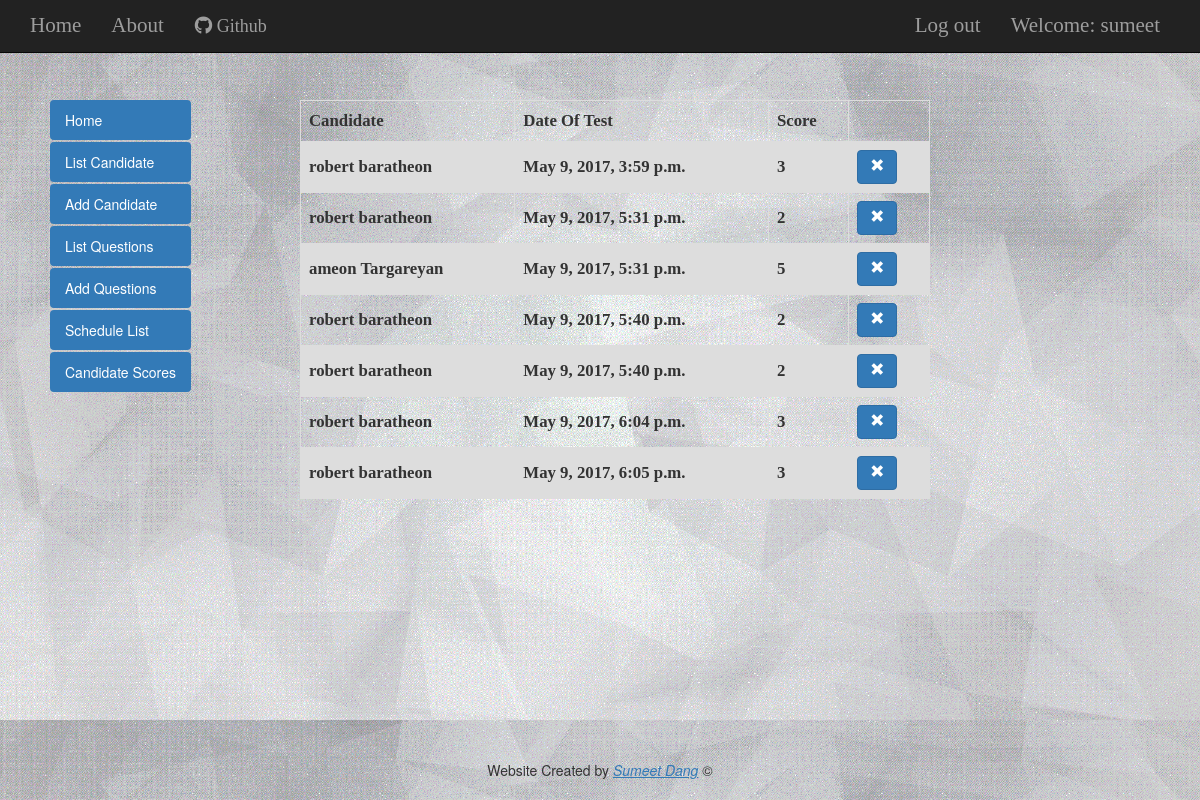
Before: /score_list/ (signed in) with the older database file.
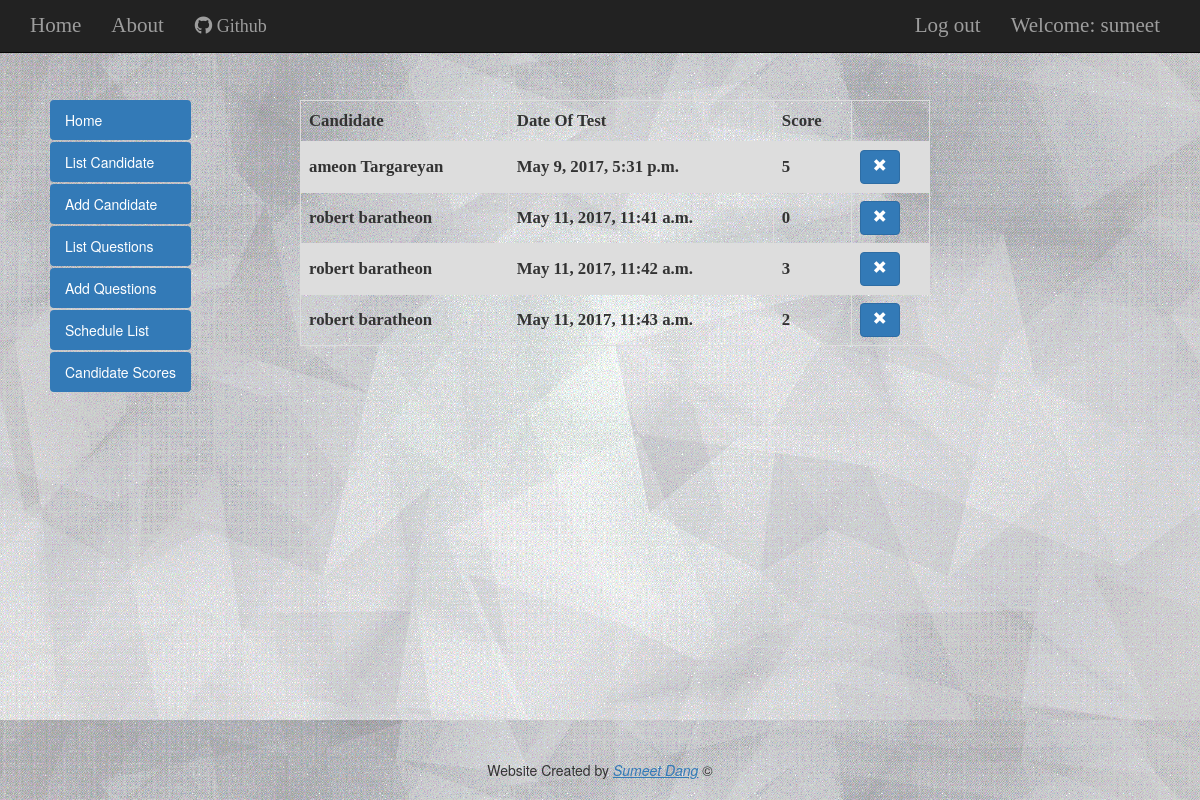
After: the same page with the newer database file.
### TestApp/models.py (models this page shows, shortened)
class CandidateScores(models.Model):
    candidate_name = models.ForeignKey('Candidate',on_delete=models.CASCADE)
    date_taken = models.DateTimeField()
    score = models.SmallIntegerField()

class Candidate(models.Model):
    id = models.AutoField(primary_key=True)
    first_name = models.CharField(max_length=100)
    last_name = models.CharField(max_length=100)
    email = models.EmailField(max_length=100)
    login_id = models.CharField(max_length=10,unique=True)
    password = models.CharField(max_length=10)
    def __str__(self):
        return self.first_name + " " + self.last_name

### TestApp/views.py (the view)
# urls.py: url(r'^score_list/$',admin_login(views.CandidateScoresListView.as_view()),name='score_list'),
class CandidateScoresListView(LoginRequiredMixin,ListView):
    login_url = '/accounts/login/'
    redirect_field_name = 'TestApp/index.html'
    template_name = 'candidatescore_list.html'
    form_class = CandidateScoresForm
    model = CandidateScores

### TestApp/views.py (called while the page is built)
def admin_login(view_func):
    def _decorator(request, *args, **kwargs):
        if(request.user.groups.filter(name__in=['Candidate']).exists()):
            return redirect(reverse('invalid_login'))
        else:
            response = view_func(request, *args, **kwargs)
            return response
    return wraps(view_func)(_decorator)

### TestApp/template/TestApp/candidatescore_list.html
{% extends 'base.html' %}
{% block content %}
<table class="score-table">
<tr>
  <th>Candidate</th>
  <th>Date Of Test</th>
  <th>Score</th>
  <th></th>
</tr>
        {% for candidatescore in object_list %}
            <tr>
                <td>{{ candidatescore.candidate_name }} </td>
                <td>{{ candidatescore.date_taken }} </td>
                <td>{{ candidatescore.score }} </td>
                <td><a class="btn btn-primary" href="{% url 'score_remove' pk=candidatescore.pk %}"><span class="glyphicon glyphicon-remove"></span></a></td>
            </tr>
        {% endfor %}
</table>
{% endblock %}

### TestApp/template/TestApp/base.html (shortened to what this page needs)
<!DOCTYPE html>
{% load staticfiles %}
<html>
  <head>
<link rel="stylesheet" href="https://maxcdn.bootstrapcdn.com/bootstrap/3.3.7/css/bootstrap.min.css">
<link rel="stylesheet" href="/static/css/TestApp.css">
  </head>
  <body>
    <nav class='navbar navbar-inverse navbar-fixed-top font-bitter'>
        <div class="container-fluid">
          <ul class='nav navbar-nav'>
            <li><a href="{% url 'index' %}">Home</a></li>
            <li><a href="{% url 'about' %}">About</a></li>
            <li><a class="btn btn-block btn-social btn-lg btn-google-plus" href="https://github.com/sumeet-dang/Online-Test-Application">
          <i class="fa fa-github"></i>
          Github
        </a></li>
          </ul>
          <ul class='nav navbar-nav navbar-right'>
            {% if user.is_authenticated %}
            <li>
              <a href="{% url 'logout' %}" >Log out</a>
            </li>
            <li>
              <a >Welcome: {{ user.username }}</a>
            </li>
              {% else %}
              <li><a class='nav navbar-right' href="{% url 'login' %}" >Login&nbsp&nbsp<span class="glyphicon glyphicon-user"></span></a></li>
            {% endif %}
          </ul>
        </div>
    </nav>
<br><br><br><br><br>
    <div class="activity-list" id="base_list">
    <ul class="nav nav-pills nav-stacked">
      <li role="presentation" class="active"><a href="{% url 'index' %}">Home</a></li>
      <li role="presentation" class="active"><a href="{% url 'candidate_list' %}">List Candidate</a></li>
      <li role="presentation" class="active"><a href="{% url 'candidate_new' %}">Add Candidate</a></li>
      <li role="presentation" class="active"><a href="{% url 'question_list' %}">List Questions</a></li>
      <li role="presentation" class="active"><a href="{% url 'question_new' %}">Add Questions</a></li>
      <li role="presentation" class="active"><a href="{% url 'schedule_list' %}">Schedule List</a></li>
      <li role="presentation" class="active"><a href="{% url 'score_list' %}">Candidate Scores</a></li>
    </ul>
</div>
  <div class="template-content">
  {% block content %}
  {% endblock %}
</div>
<div class="footer">
  <p>Website Created by <a href="mailto:sumeet.dang101@gmail.com?Subject=Online%20Portal" target="_top" class="emphasize">Sumeet Dang</a> ©</p>
</div>
  </body>
</html>

### TestApp/static/css/TestApp.css (style rules this page uses)
body { background-image: url(../Images/background1.gif); background-size: cover!important; background-repeat:repeat; background-size: 100%; }
.footer { position: fixed; right: 0; bottom: 0; left: 0; padding: 1rem; text-align: center; }
.font-bitter { font-family: 'Bitter', serif; font-size:1.5em; }
.navbar-right { margin-right:10px; }
.activity-list { margin-left:50px; border:black; float: left; height: 100%; width: auto; }
.template-content { margin-left:300px; height: 100%; }
table { border-collapse: collapse; }
td { padding-top: .5em; padding-bottom: .5em; }
.emphasize { font-style: italic; font-weight: 300; text-decoration: underline; }
.score-table { font-family: 'Eczar', serif; font-size: 1.2em; font-weight: bold; border-collapse: collapse; width: 70%; }
.score-table td,th { border: 1px solid #dddddd; text-align: left; padding: 8px; }
.score-table tr:nth-child(even) { background-color: #dddddd; }

Changed rows visible on the page:
removed CandidateScores: candidate_name "robert baratheon", date_taken "May 9, 2017, 3:59 p.m.", score "3"
removed CandidateScores: candidate_name "robert baratheon", date_taken "May 9, 2017, 5:31 p.m.", score "2"
removed CandidateScores: candidate_name "robert baratheon", date_taken "May 9, 2017, 5:40 p.m.", score "2"
removed CandidateScores: candidate_name "robert baratheon", date_taken "May 9, 2017, 5:40 p.m.", score "2"
removed CandidateScores: candidate_name "robert baratheon", date_taken "May 9, 2017, 6:04 p.m.", score "3"
removed CandidateScores: candidate_name "robert baratheon", date_taken "May 9, 2017, 6:05 p.m.", score "3"
added CandidateScores: candidate_name "robert baratheon", date_taken "May 11, 2017, 11:41 a.m.", score "0"
added CandidateScores: candidate_name "robert baratheon", date_taken "May 11, 2017, 11:42 a.m.", score "3"
added CandidateScores: candidate_name "robert baratheon", date_taken "May 11, 2017, 11:43 a.m.", score "2"
